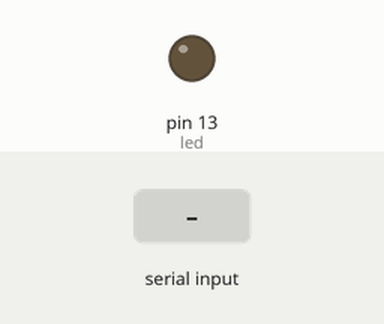
This sketch was run on a simulated Arduino Uno, built with avr-gcc and run on an emulated ATmega328P. Parts: output pins drawn as LEDs (lit = HIGH). Inputs (shaded band) come from the test bench.

Above: at 1.2 s.
1.3 s: "a" received over Serial
At 2.0 s:
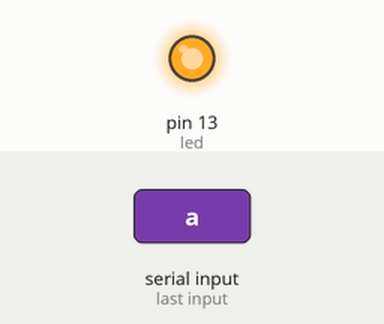
2.8 s: "b" received over Serial
At 3.2 s:
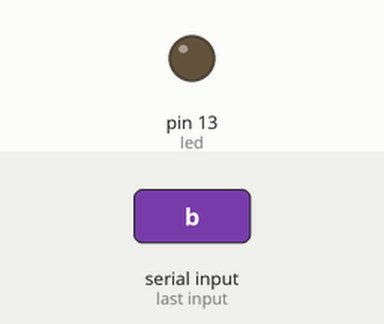
Timing chart, 0 to 5.8 s (numbered marks = the images above; inputs shaded):
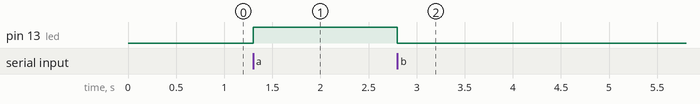

Measured:
- after the input at 1.3 s, pin 13 (led): LOW → HIGH at once
- after the input at 2.8 s, pin 13 (led): HIGH → LOW at once

The sketch:

sketch_jun20a.ino
```cpp
int led = 13;
int valor;
void setup() {
  // put your setup code here, to run once:
  Serial.begin(9600);
  pinMode(led, OUTPUT);
}

void loop() {
  // put your main code here, to run repeatedly:
  if (Serial.available() > 0) {
    valor = Serial.read();
  }
  if (valor == 'a') {
    digitalWrite(led, HIGH);
  }
  if (valor == 'b') {
    digitalWrite(led, LOW);
  }
}
```
